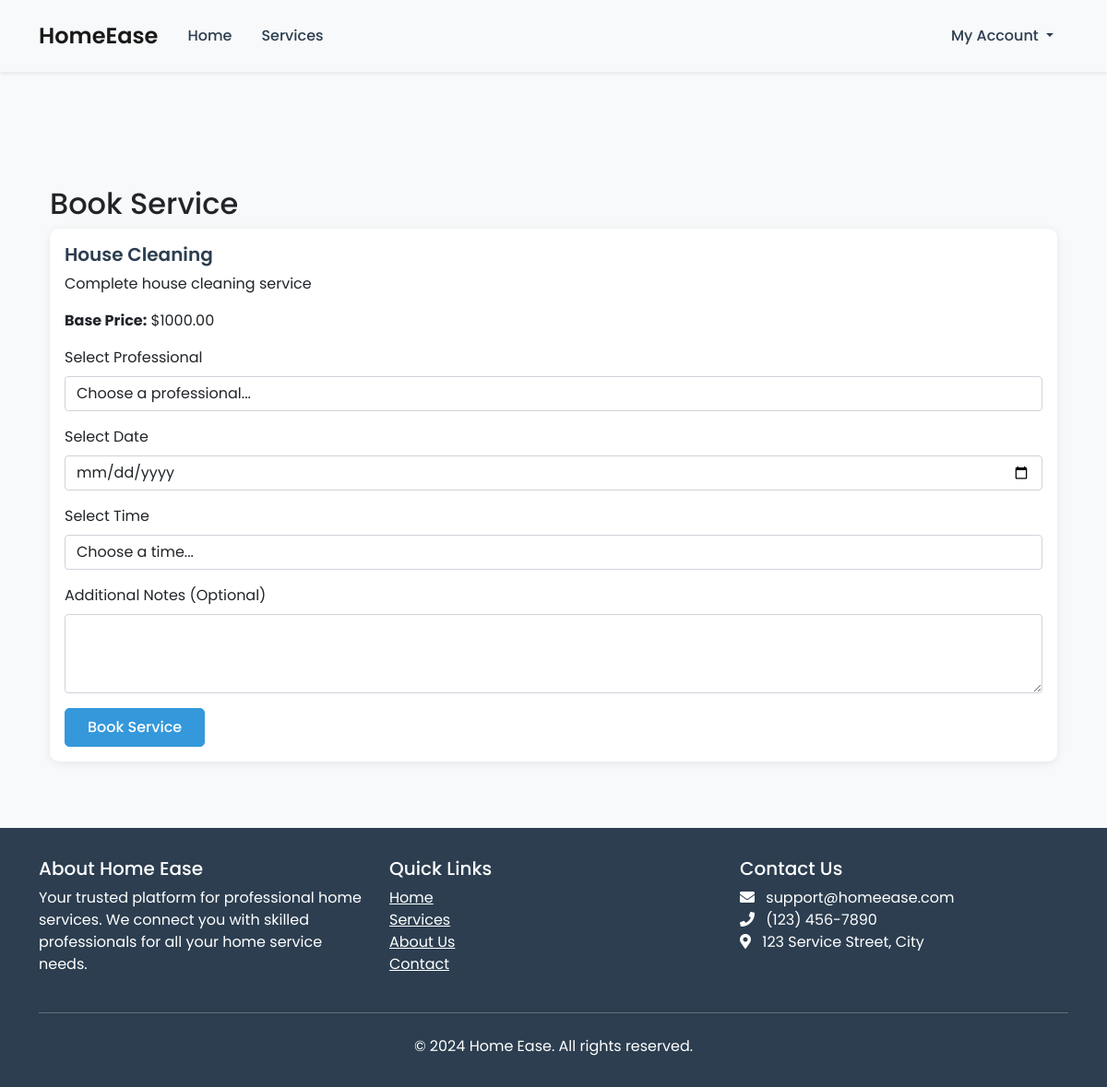
The page /service/book/1 (signed in) on the database its author committed.
### models.py (models this page shows, shortened)
class Service(db.Model):
    __tablename__ = 'services'
    service_id = db.Column(db.Integer, primary_key=True)
    service_name = db.Column(db.String(100), nullable=False)
    description = db.Column(db.Text, nullable=False)
    base_price = db.Column(db.Float, nullable=False)
    category = db.Column(db.String(50), nullable=False)
    created_at = db.Column(db.DateTime, default=datetime.utcnow)
    is_active = db.Column(db.Boolean, default=True)
    service_requests = db.relationship('ServiceRequest', backref='service', lazy=True)
    professional_services = db.relationship('ProfessionalService', backref='service', lazy=True)

### routes.py (the view, shortened to what this page needs)
@app.route('/service/book/<int:service_id>', methods=['GET', 'POST'])
def book_service(service_id):
    if 'user_id' not in session or session['user_type'] != 'customer':
        flash('Please login to book a service', 'warning')
        return redirect(url_for('customer_login'))
    try:
        service = Service.query.get_or_404(service_id)
        professionals = Professional.query.join(ProfessionalService)\
            .filter(
                ProfessionalService.service_id == service_id,
                Professional.is_verified == True
            ).all()
        professional_services = {
            (ps.professional_id, ps.service_id): ps
            for ps in ProfessionalService.query.filter_by(service_id=service_id).all()
        }
        today = date.today().isoformat()
        return render_template('customer/book_service.html',
                             service=service,
                             professionals=professionals,
                             professional_services=professional_services,
                             today=today)
    except Exception as e:
        db.session.rollback()
        print(f"Booking error: {str(e)}")
        flash('Error processing booking', 'danger')
        return redirect(url_for('customer_dashboard'))

### routes.py (called while the page is built)
@app.context_processor
def inject_current_user():
    return dict(current_user=current_user)

@app.before_request
def make_session_permanent():
    session.permanent = True
    app.permanent_session_lifetime = timedelta(days=5)

### templates/customer/book_service.html (shortened to what this page needs)
{% extends "base.html" %}
{% block content %}
<div class="container mt-4">
    <h2>Book Service</h2>
    <div class="card">
        <div class="card-body">
            <h5 class="card-title">{{ service.service_name }}</h5>
            <p class="card-text">{{ service.description }}</p>
            <p class="card-text"><strong>Base Price:</strong> ${{ "%.2f"|format(service.base_price) }}</p>
            {% if professionals %}
                <form method="POST">
                    <div class="mb-3">
                        <label for="professional_id" class="form-label">Select Professional</label>
                        <select class="form-control" id="professional_id" name="professional_id" required>
                            <option value="">Choose a professional...</option>
                        </select>
                    </div>
                    <div class="mb-3">
                        <label for="service_date" class="form-label">Select Date</label>
                        <input type="date" class="form-control" id="service_date" name="service_date"
                               min="{{ today }}" required>
                    </div>
                    <div class="mb-3">
                        <label for="service_time" class="form-label">Select Time</label>
                        <select class="form-control" id="service_time" name="service_time" required>
                            <option value="">Choose a time...</option>
                        </select>
                    </div>
                    <div class="mb-3">
                        <label for="notes" class="form-label">Additional Notes (Optional)</label>
                        <textarea class="form-control" id="notes" name="notes" rows="3"></textarea>
                    </div>
                    <button type="submit" class="btn btn-primary">Book Service</button>
                </form>
            {% else %}
                <div class="alert alert-warning">
                    No professionals are currently available for this service. Please try again later.
                </div>
            {% endif %}
        </div>
    </div>
</div>
{% endblock %}

### templates/base.html (style rules this page uses)
body { font-family: 'Poppins', sans-serif; background-color: #f8f9fa; }
.btn-primary { background-color: #3498db; border-color: #3498db; padding: 0.5rem 1.5rem; border-radius: 5px; font-weight: 500; }
.card { border: none; border-radius: 10px; box-shadow: 0 2px 10px rgba(0,0,0,.08); transition: transform 0.3s ease; }
.card-title { color: #2c3e50; font-weight: 600; }

### rows shown on the page
Service: service_name "House Cleaning", description "Complete house cleaning service", base_price "1000.00"
